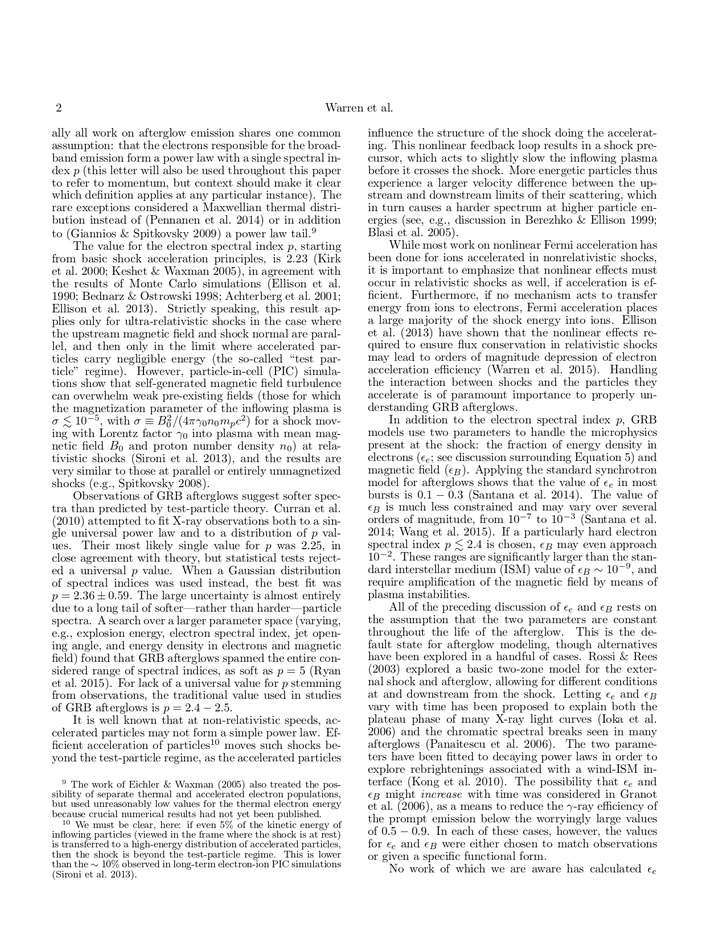
#> input picture data/images/docbank_test_page-0002.jpg, 726 x 939 px, shrunk from 1275 x 1650 before the run; its folder holds only this picture in this run
$ jupyter execute --allow-errors 04_Mask_LF.ipynb
#> lines starting #> are read from the running program, lines starting #| are printed output that depends on the picture; after the words box and inside, x2 and y2 are one past the last pixel; in counts of white or black regions, pixels touching at a corner belong together
### Imports

[cell 1]
import os
import pickle
import matplotlib.pyplot as plt

from skimage.util import invert
from skimage import io, color, morphology, segmentation

### Functions

[cell 2]
def grey_image_transform(image):
    return color.rgb2gray(image)

# [19 lines left out: functions binarize_image, get_image_edges, get_pillow_image_edges, not called in this run]

def plot_images(image, chull):
    fig, axes = plt.subplots(1, 2, figsize=(8, 4))
    ax = axes.ravel()

    ax[0].set_title('Original picture')
    ax[0].imshow(image, cmap=plt.cm.gray)
    ax[0].set_axis_off()

    ax[1].set_title('Transformed picture')
    ax[1].imshow(chull, cmap=plt.cm.gray)
    ax[1].set_axis_off()

    plt.tight_layout()
    plt.show()

# [24 lines left out: function display_result, not called in this run]

### Read Data and Get Mask Information

[cell 3]
input_dir = './../../data/images/'
output_dir = './../../data/results/img_processing/'

#> (a cell that did not finish here is left out)

[cell 5]
dir_list = os.listdir(input_dir)
results = {}

for image in dir_list:
    img = io.imread(input_dir + image)
#> img is the input picture: shape (939, 726, 3); min 0, max 255, mean 234.6
#     mask = get_image_edges(img)
    lum = color.rgb2gray(img)
    mask = morphology.remove_small_holes(morphology.remove_small_objects(lum < 1.0,4),4)
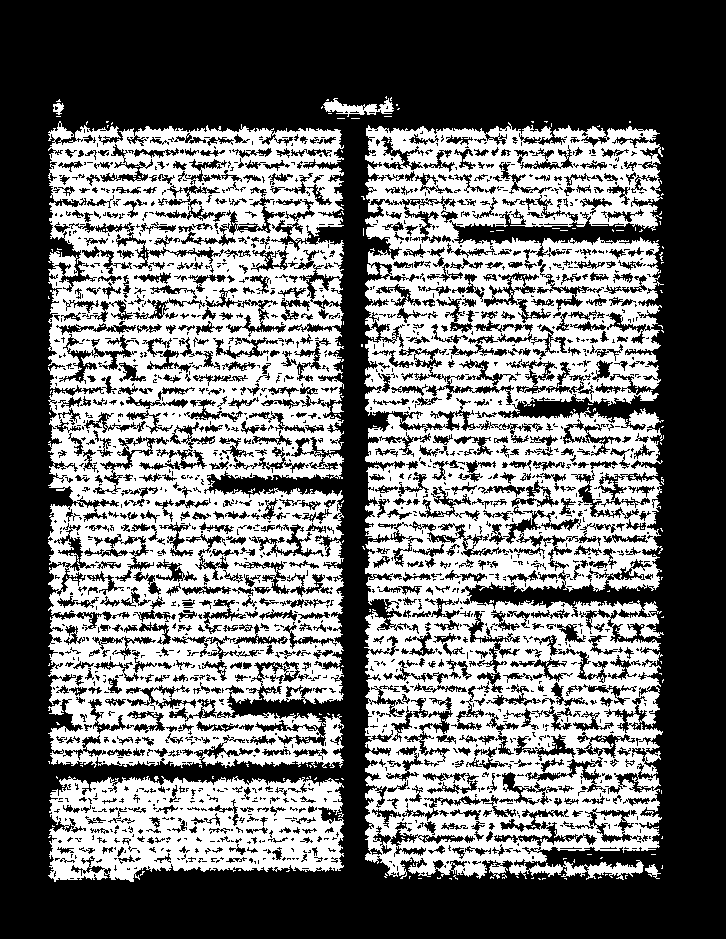
#> mask: shape (939, 726) bool; 44.3% white; 221 white regions (214 under 20 px), largest, box (x1, y1, x2, y2) and area: (364, 122, 664, 880) 147930, (48, 121, 344, 768) 129893, (48, 776, 344, 882) 22024
    mask = morphology.opening(mask, morphology.disk(3))
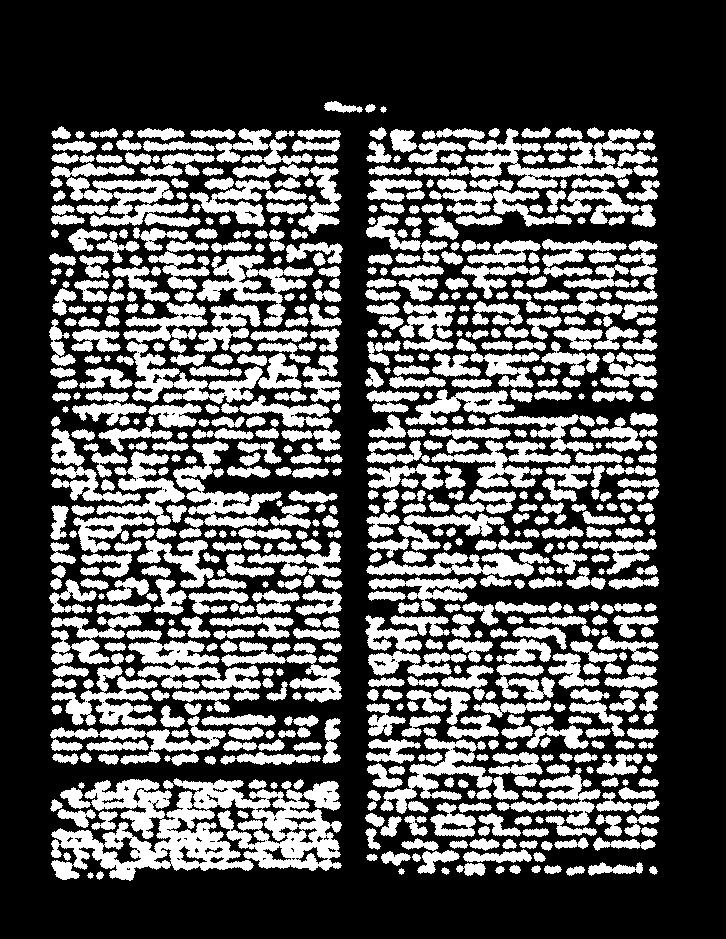
#> mask: shape (939, 726) bool; 33.4% white; 658 white regions, largest, box (x1, y1, x2, y2) and area: (51, 778, 342, 881) 16108, (123, 302, 263, 404) 4589, (414, 128, 641, 189) 4282
    results[image] = mask
    plot_images(img,mask)
#> in plot_images, `plt.show()`:
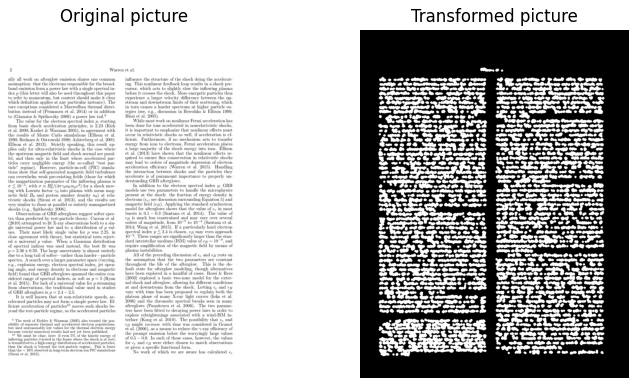
#> figure drawn by matplotlib, 2 panels

[cell 6]
values = [0.2,0.3,0.4,0.5,0.6,0.7,0.8,0.9,1.0]
for i in values:

    try:

        # Input data
        img = io.imread('./../../data/images/docbank_test_page-0001.jpg')
        lum = color.rgb2gray(img)
#         lum = binarize_image(img)
        mask = morphology.remove_small_holes(
            morphology.remove_small_objects(
                lum < i,3),
            3)

        mask = morphology.opening(mask, morphology.disk(3))

        # SLIC result
        slic = segmentation.slic(img, n_segments=200, start_label=1)

        # maskSLIC result
        m_slic = segmentation.slic(img, n_segments=100, mask=mask, start_label=1)
        print("Success : ",str(i))
        display_result(img, mask, slic, m_slic)
    except:
        print(i)

### Example

[cell 7]
# Input data
img = io.imread('./../../data/sample_data/sanbook_page-0001.jpg')
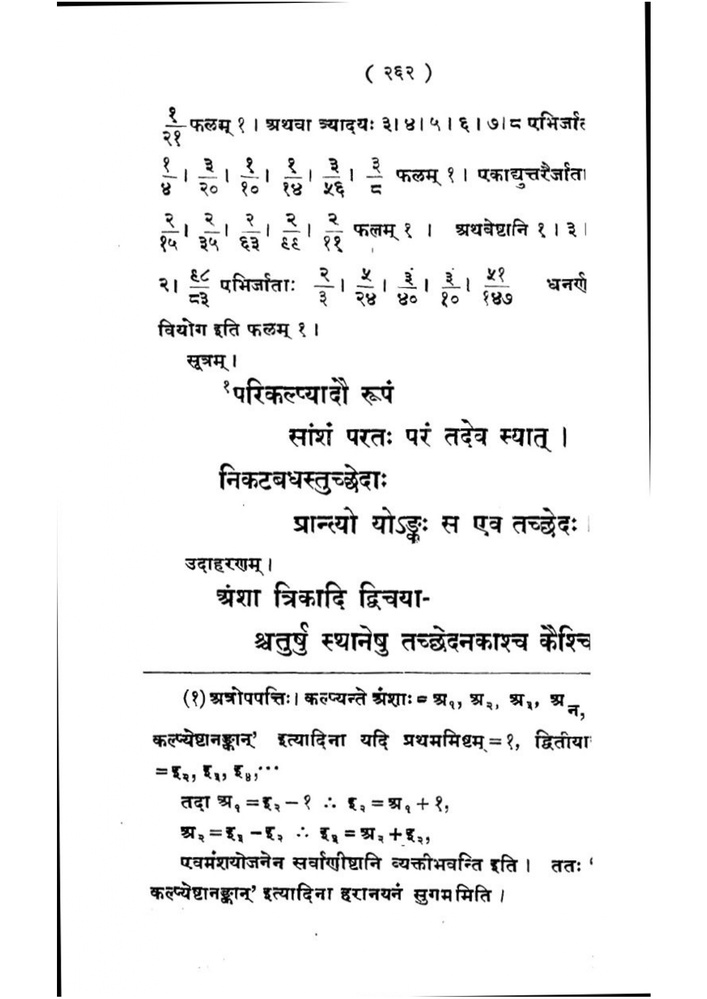
#> input picture data/sample_data/sanbook_page-0001.jpg, 707 x 999 px, shrunk from 1241 x 1754 before the run
#> img is the input picture: shape (999, 707, 3); min 0, max 255, mean 241.6
img = invert(img)
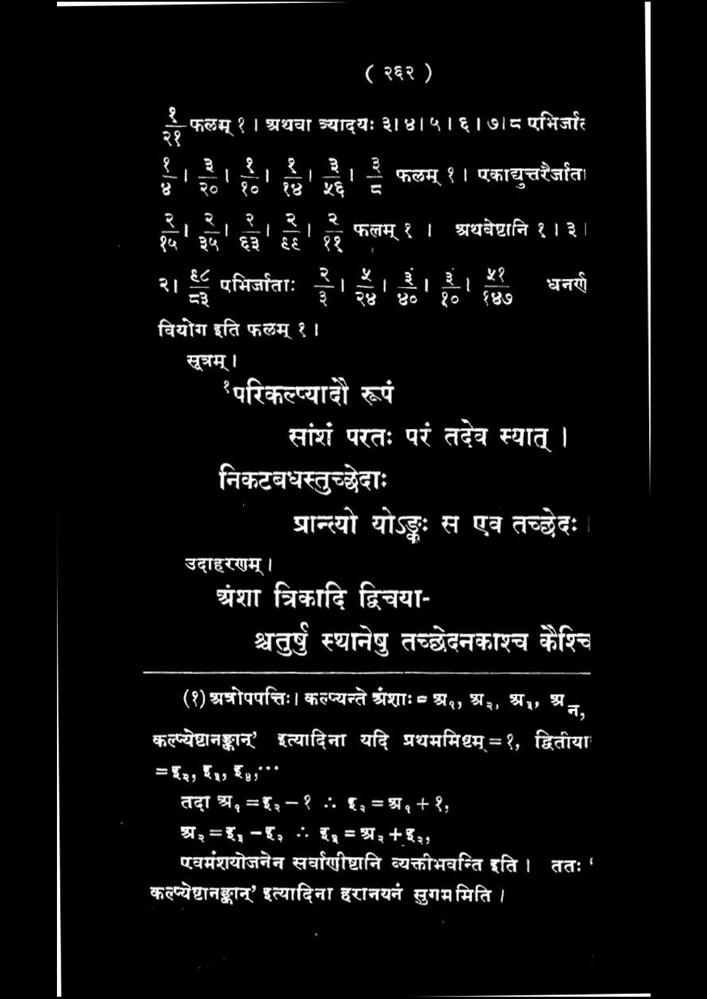
#> img: shape (999, 707, 3); min 0, max 255, mean 13.4

# Compute a mask
lum = color.rgb2gray(img)
#> lum: shape (999, 707) float64
mask = morphology.remove_small_holes(
    morphology.remove_small_objects(
        lum < 0.3, 5),
    5)
#> mask: shape (999, 707) bool; 93.5% white; 331 black regions (44 under 20 px), largest, box (x1, y1, x2, y2) and area: (645, 2, 651, 474) 1853, (219, 463, 386, 495) 1823, (246, 377, 349, 406) 1142

mask = morphology.opening(mask, morphology.disk(3))
#> mask: shape (999, 707) bool; 91% white; 159 black regions (8 under 20 px), largest, box (x1, y1, x2, y2) and area: (219, 463, 387, 495) 2763, (224, 377, 349, 406) 1996, (401, 625, 529, 653) 1993

# SLIC result
slic = segmentation.slic(img, n_segments=20, start_label=1, compactness=10000)
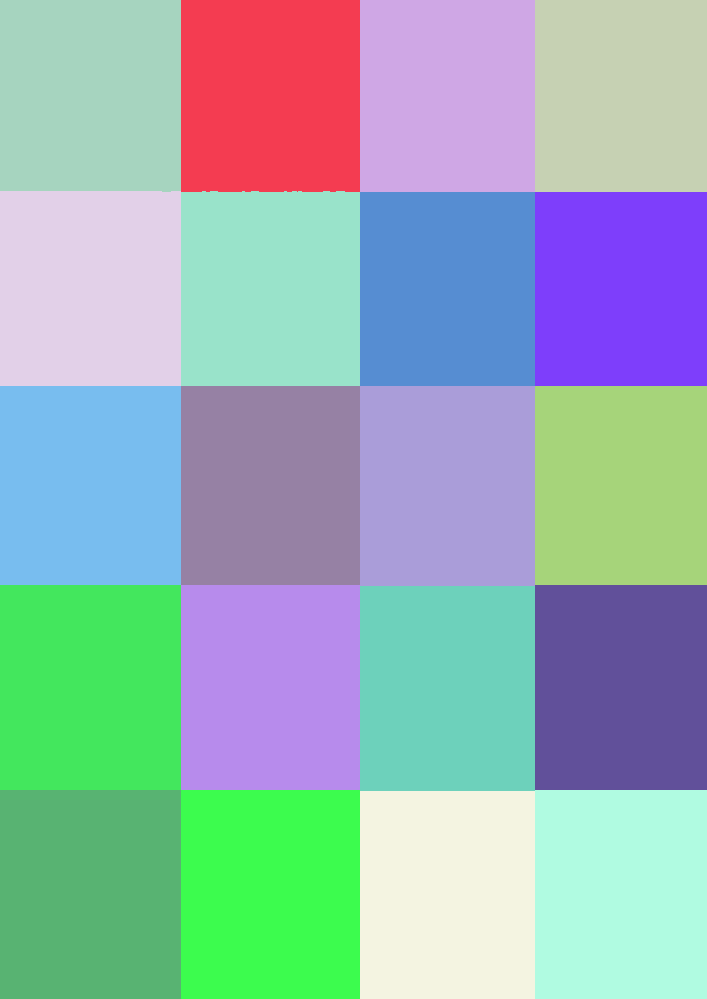
#> slic: shape (999, 707) int64; 20 distinct labels, from 1 to 20; one colour per label, 0 black

# maskSLIC result
m_slic = segmentation.slic(img, n_segments=5, mask=mask, start_label=1)
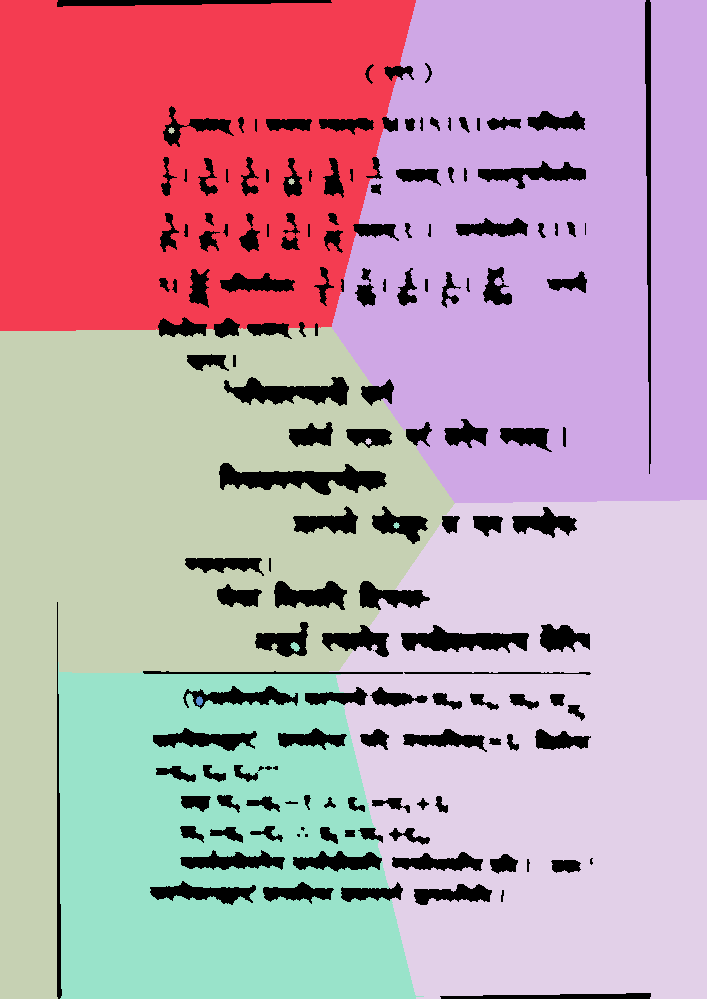
#> m_slic: shape (999, 707) int64; 7 distinct labels, from 0 to 6; one colour per label, 0 black
